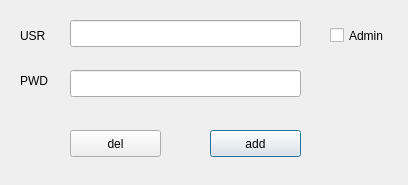
<?xml version="1.0" encoding="UTF-8"?>
<ui version="4.0">
 <class>user_manage_window</class>
 <widget class="QDialog" name="user_manage_window">
  <property name="geometry">
   <rect>
    <x>0</x>
    <y>0</y>
    <width>408</width>
    <height>185</height>
   </rect>
  </property>
  <property name="windowTitle">
   <string>UserManage</string>
  </property>
  <widget class="QPushButton" name="add_b">
   <property name="geometry">
    <rect>
     <x>210</x>
     <y>130</y>
     <width>91</width>
     <height>27</height>
    </rect>
   </property>
   <property name="text">
    <string>add</string>
   </property>
  </widget>
  <widget class="QPushButton" name="del_b">
   <property name="geometry">
    <rect>
     <x>70</x>
     <y>130</y>
     <width>91</width>
     <height>27</height>
    </rect>
   </property>
   <property name="text">
    <string>del</string>
   </property>
  </widget>
  <widget class="QLineEdit" name="user_l">
   <property name="geometry">
    <rect>
     <x>70</x>
     <y>20</y>
     <width>231</width>
     <height>27</height>
    </rect>
   </property>
  </widget>
  <widget class="QLineEdit" name="pwd_l">
   <property name="geometry">
    <rect>
     <x>70</x>
     <y>70</y>
     <width>231</width>
     <height>27</height>
    </rect>
   </property>
  </widget>
  <widget class="QCheckBox" name="admin_c">
   <property name="geometry">
    <rect>
     <x>330</x>
     <y>20</y>
     <width>81</width>
     <height>31</height>
    </rect>
   </property>
   <property name="text">
    <string>Admin</string>
   </property>
  </widget>
  <widget class="QLabel" name="label">
   <property name="geometry">
    <rect>
     <x>20</x>
     <y>20</y>
     <width>41</width>
     <height>31</height>
    </rect>
   </property>
   <property name="text">
    <string>USR</string>
   </property>
  </widget>
  <widget class="QLabel" name="label_2">
   <property name="geometry">
    <rect>
     <x>20</x>
     <y>70</y>
     <width>41</width>
     <height>21</height>
    </rect>
   </property>
   <property name="text">
    <string>PWD</string>
   </property>
  </widget>
 </widget>
 <resources/>
 <connections/>
</ui>
